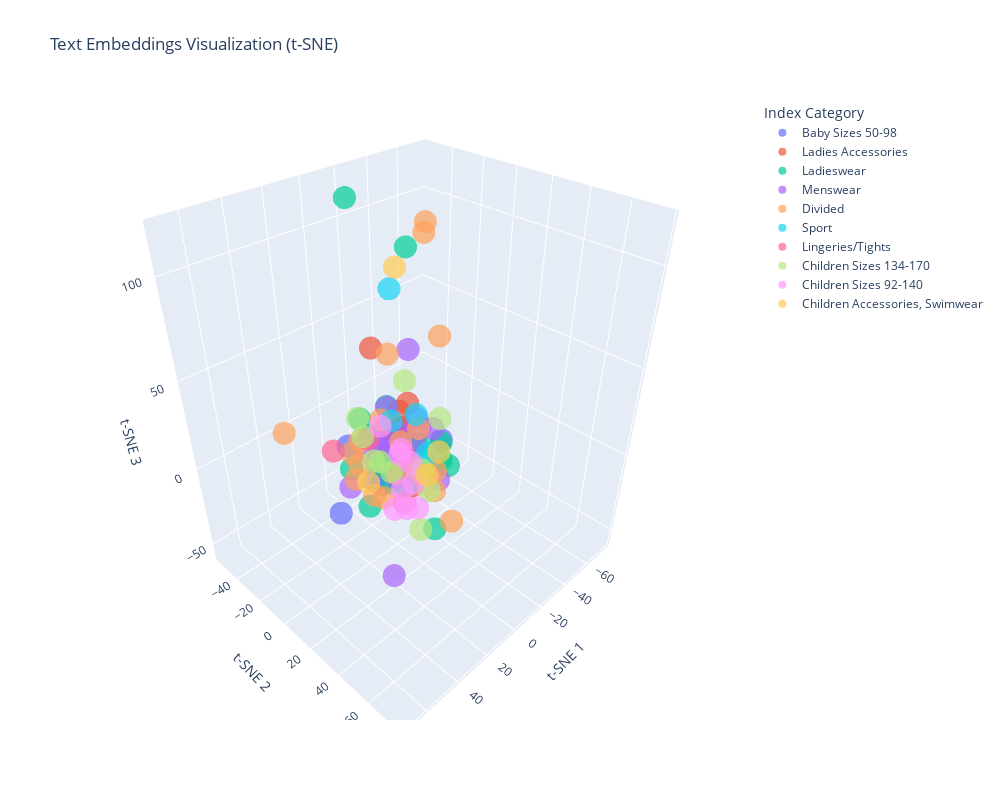

Notebook code for this chart:
### Code cell
# Flatten embeddings: (100, 90, 30522) -> (100, 90*30522)
flattened_embeddings = text_embeddings.reshape(len(text_embeddings), -1)

# Apply TSNE
tsne = TSNE(
    n_components=3,
    init="random",
    random_state=0,
    learning_rate="auto",
    n_iter=300,
)
Y = tsne.fit_transform(flattened_embeddings)

# Create visualization
fig = px.scatter_3d(
    x=Y[:, 0],
    y=Y[:, 1],
    z=Y[:, 2],
    color=df.index_name,
    hover_data=[df.prod_name, df.product_type_name],
    title="Text Embeddings Visualization (t-SNE)",
    labels={"color": "Index Category"},
    opacity=0.7,
)

# Improve layout
fig.update_layout(
    scene=dict(xaxis_title="t-SNE 1", yaxis_title="t-SNE 2", zaxis_title="t-SNE 3"),
    width=1000,
    height=800,
)

fig.show()

### Figure 1 — Plotly figure (JSON) as saved in the notebook; plotly's stock layout.template omitted (floating-point values rounded to 4 significant figures)
{"data": [{"customdata": [["BENNY swimpants", "Shorts"], ["Oprah set", "Garment Set"], ["TVP TORSTEN TROUSER", "Trousers"], ["Dress up Furry", "Bodysuit"], ["Denver hood", "Hoodie"], ["Ossian trousers 2-p", "Trousers"], ["SW Tennis shorts", "Swimwear bottom"], ["Seal basic", "Other shoe"]], "hovertemplate": "Index Category=Baby Sizes 50-98<br>x=%{x}<br>y=%{y}<br>z=%{z}<br>hover_data_0=%{customdata[0]}<br>hover_data_1=%{customdata[1]}<extra></extra>", "legendgroup": "Baby Sizes 50-98", "marker": {"color": "#636efa", "opacity": 0.7, "symbol": "circle"}, "mode": "markers", "name": "Baby Sizes 50-98", "scene": "scene", "showlegend": true, "type": "scatter3d", "x": [40.46, 3.986, 14.7, -4.133, 11.92, 12.91, -20.42, -2.35], "y": [5.295, -1.789, 4.855, -1.103, -22.34, -2.953, 10.98, -17.5], "z": [-8.749, 9.351, -7.354, 12.76, -0.4636, -10.61, 4.019, -17.06]}, {"customdata": [["9p rub pins", "Hair clip"], ["OL DONALD pump", "Pumps"], ["Speed Struk Stud", "Earring"], ["Maud Blanket", "Scarf"], ["OL CLEMENT PQ sandal", "Sandals"], ["2p Claw", "Hair clip"]], "hovertemplate": "Index Category=Ladies Accessories<br>x=%{x}<br>y=%{y}<br>z=%{z}<br>hover_data_0=%{customdata[0]}<br>hover_data_1=%{customdata[1]}<extra></extra>", "legendgroup": "Ladies Accessories", "marker": {"color": "#EF553B", "opacity": 0.7, "symbol": "circle"}, "mode": "markers", "name": "Ladies Accessories", "scene": "scene", "showlegend": true, "type": "scatter3d", "x": [-13.19, -18.28, -5.541, -3.854, -15.24, -19.15], "y": [-22.9, -17.1, -22.39, 7.579, -7.405, -15.46], "z": [-3.263, 8.379, 48.8, -17.77, 19.54, -1.618]}, {"customdata": [["Pearl / Gold earring", "Earring"], ["W Perth play suit EQ", "Jumpsuit/Playsuit"], ["Isabella shirt", "Shirt"], ["Martina dress", "Dress"], ["Davidson dress", "Dress"], ["sascha skirt", "Skirt"], ["VIOLET PILE HOOD TVP", "Hoodie"], ["Escalotor shirt", "Shirt"], ["Devon basic sweater", "Sweater"], ["Calista (1)", "Cardigan"], ["Kano Blouse", "Blouse"], ["SC LODOVICO Coat", "Coat"], ["Sunshine dress", "Dress"], ["HIPPIE HENLEY LS", "T-shirt"], ["H2 Canna top PI", "Blouse"], ["SC FLOAT trouser", "Trousers"], ["Merlin jumper", "Sweater"], ["CE Lunar top", "Top"], ["PQ BELLE SILK SKIRT", "Skirt"]], "hovertemplate": "Index Category=Ladieswear<br>x=%{x}<br>y=%{y}<br>z=%{z}<br>hover_data_0=%{customdata[0]}<br>hover_data_1=%{customdata[1]}<extra></extra>", "legendgroup": "Ladieswear", "marker": {"color": "#00cc96", "opacity": 0.7, "symbol": "circle"}, "mode": "markers", "name": "Ladieswear", "scene": "scene", "showlegend": true, "type": "scatter3d", "x": [21.85, -10.75, 11.97, 2.482, 5.673, -19.68, -0.876, 5.584, -60.56, -2.483, 3.153, -19.11, -5.515, 15.18, 2.29, -13.42, 4.969, -12.83, 50.34], "y": [4.109, 19.61, -4.922, 20.16, -3.829, -4.312, -4.275, 12.32, -54.6, -8.949, -22.74, 12.44, -35.54, -16.59, -7.931, -0.4467, 5.552, 22.98, 73.58], "z": [-17.26, 12.32, 15.57, 11.28, -1.879, -6.903, -21.26, -8.759, 73.62, 23.11, 11.58, -7.21, 118.4, -9.855, -10.44, 0.1825, 0.3188, -0.9246, 35.23]}, {"customdata": [["Forrest Parka", "Jacket"], ["DENIM Jayden western ls", "Shirt"], ["Robin 3pk Colourful W/B", "Underwear bottom"], ["BYRON STRUCTURE SWEATER", "Sweater"], ["Furio funnel neck", "Hoodie"], ["Aston color block hood", "Hoodie"], ["SEBASTIAN REGULAR ROLLNECK", "Sweater"], ["Merlin 12gg", "Sweater"], ["Sonny Pants.", "Trousers"], ["RONNY FANCY", "T-shirt"], ["CRISPY STRIPE", "Sweater"], ["Viscious knit", "Sweater"], ["Leo jumper", "Sweater"], ["Mandarine Coma", "Shirt"], ["Wool Scarf Akira", "Scarf"], ["Chris Cargo (1)", "Trousers"]], "hovertemplate": "Index Category=Menswear<br>x=%{x}<br>y=%{y}<br>z=%{z}<br>hover_data_0=%{customdata[0]}<br>hover_data_1=%{customdata[1]}<extra></extra>", "legendgroup": "Menswear", "marker": {"color": "#ab63fa", "opacity": 0.7, "symbol": "circle"}, "mode": "markers", "name": "Menswear", "scene": "scene", "showlegend": true, "type": "scatter3d", "x": [23.06, -7.257, 6.558, -18.92, -13.72, -19.31, 20.94, 3.494, -25.82, -3.409, -22.66, 1.635, -7.962, 2.795, -9.367, -9.196], "y": [-8.21, -13.05, 7.937, -10.6, 2.637, -5.011, 19.2, -17.86, 0.006539, 9.116, 7.766, -12.59, -3.289, 2.787, -16.21, -7.924], "z": [-11.95, -5.882, 12.5, 47.4, 10.4, 9.626, -54.87, -6.327, 2.42, 10.01, -25.2, 1.187, -10.42, -11.42, 15.75, 4.053]}, {"customdata": [["Astor shorts", "Shorts"], ["Zoo dress w", "Dress"], ["DIANA BRALETTE", "Blouse"], ["Dorset SPEED dress", "Dress"], ["Skinny R.W 29.99 Trash", "Trousers"], ["MARY BUTTON OL", "Top"], ["BENDELA LS", "T-shirt"], ["Roslin Wool Coat", "Coat"], ["EQ SANNA SKATE DRESS", "Dress"], ["Olivia off-shoulder tee", "T-shirt"], ["Aurora Off Shoulder Top", "Blouse"], ["Zabrina midi dress", "Dress"], ["Tuxedo LS", "Sweater"], ["RR 32 6 DRESS button through", "Dress"], ["Daisy earrings", "Earring"], ["LACY PLASTIC VISOR", "Cap/peaked"], ["CHARLIE A-LINE", "Skirt"], ["JOSEFINE SHIRT", "Shirt"], ["ANGELICA", "Shirt"], ["LOVE Corey tee", "T-shirt"]], "hovertemplate": "Index Category=Divided<br>x=%{x}<br>y=%{y}<br>z=%{z}<br>hover_data_0=%{customdata[0]}<br>hover_data_1=%{customdata[1]}<extra></extra>", "legendgroup": "Divided", "marker": {"color": "#FFA15A", "opacity": 0.7, "symbol": "circle"}, "mode": "markers", "name": "Divided", "scene": "scene", "showlegend": true, "type": "scatter3d", "x": [-9.831, 1.301, -2.594, -32.42, -2.359, 15.56, -29.13, 25.0, 24.43, 19.97, 11.49, -40.74, -9.744, 10.07, -8.694, -74.6, 47.95, 10.21, -17.26, -11.86], "y": [-10.13, 15.14, 24.04, -40.13, 12.93, -9.774, 12.19, -1.502, 10.93, -9.658, -13.36, -10.54, 17.12, 13.75, -20.59, -54.99, -22.33, 1.596, -0.8913, 7.025], "z": [-23.84, 1.354, 2.314, 26.54, 21.52, -2.953, -56.07, -1.64, -4.25, 6.751, 7.499, 45.92, -18.92, 20.8, 5.984, 77.46, 26.72, -20.9, -23.1, 117.5]}, {"customdata": [["SUPREME fancy tights", "Trousers"], ["Climate trekking pant", "Trousers"], ["IZZY loose tee (1)", "T-shirt"], ["Serpentine", "Sweater"]], "hovertemplate": "Index Category=Sport<br>x=%{x}<br>y=%{y}<br>z=%{z}<br>hover_data_0=%{customdata[0]}<br>hover_data_1=%{customdata[1]}<extra></extra>", "legendgroup": "Sport", "marker": {"color": "#19d3f3", "opacity": 0.7, "symbol": "circle"}, "mode": "markers", "name": "Sport", "scene": "scene", "showlegend": true, "type": "scatter3d", "x": [3.556, -3.484, -9.494, -9.72], "y": [0.7384, -6.39, 4.169, 11.99], "z": [22.59, 85.93, 21.59, 2.14]}, {"customdata": [["Miranda nursing SPORT bra", "Bra"], ["Cardamom Push Valencia", "Bra"], ["Birdie Jumpsuit (J)", "Pyjama jumpsuit/playsuit"], ["Cornelia Bandeau LP", "Bra"]], "hovertemplate": "Index Category=Lingeries/Tights<br>x=%{x}<br>y=%{y}<br>z=%{z}<br>hover_data_0=%{customdata[0]}<br>hover_data_1=%{customdata[1]}<extra></extra>", "legendgroup": "Lingeries/Tights", "marker": {"color": "#FF6692", "opacity": 0.7, "symbol": "circle"}, "mode": "markers", "name": "Lingeries/Tights", "scene": "scene", "showlegend": true, "type": "scatter3d", "x": [19.09, 0.08865, 22.82, -16.12], "y": [1.669, 5.591, -20.25, -11.99], "z": [20.97, -28.03, 3.642, -14.48]}, {"customdata": [["ES HENRY SHORTS", "Shorts"], ["SKINNY BASIC 89", "Trousers"], ["Milan top", "T-shirt"], ["Carolyn swettisdress", "Dress"], ["Masolo PJ", "Pyjama set"], ["PRIA", "T-shirt"], ["BRAX shorts", "Shorts"], ["FRIDA furry jkt", "Jacket"], ["JOLLY sweter", "Sweater"], ["Felix super stretch trs", "Trousers"]], "hovertemplate": "Index Category=Children Sizes 134-170<br>x=%{x}<br>y=%{y}<br>z=%{z}<br>hover_data_0=%{customdata[0]}<br>hover_data_1=%{customdata[1]}<extra></extra>", "legendgroup": "Children Sizes 134-170", "marker": {"color": "#B6E880", "opacity": 0.7, "symbol": "circle"}, "mode": "markers", "name": "Children Sizes 134-170", "scene": "scene", "showlegend": true, "type": "scatter3d", "x": [4.136, -20.74, 10.46, -13.46, -0.587, -12.59, 13.25, 18.33, 0.5308, 14.72], "y": [21.21, 9.364, -15.56, 4.958, 22.1, -6.747, 10.7, 8.401, -24.14, 0.02296], "z": [-33.08, 15.98, 19.43, -14.66, -9.834, 34.31, 3.098, 10.86, -1.634, 4.561]}, {"customdata": [["SB Austin Reverse Insulation", "Jacket"], ["ES LEXIE SHIRT", "Blouse"], ["Hilding romper", "Jumpsuit/Playsuit"], ["NEWRY 2-p", "Shorts"], ["ELLINOR NG", "Night gown"], ["Oslo shorts", "Shorts"], ["Frida L/S", "Top"], ["Lush Vest", "Outdoor Waistcoat"], ["Relax tap", "Trousers"]], "hovertemplate": "Index Category=Children Sizes 92-140<br>x=%{x}<br>y=%{y}<br>z=%{z}<br>hover_data_0=%{customdata[0]}<br>hover_data_1=%{customdata[1]}<extra></extra>", "legendgroup": "Children Sizes 92-140", "marker": {"color": "#FF97FF", "opacity": 0.7, "symbol": "circle"}, "mode": "markers", "name": "Children Sizes 92-140", "scene": "scene", "showlegend": true, "type": "scatter3d", "x": [15.3, 11.8, 11.45, 0.1506, 6.362, -4.699, 10.88, 70.65, -3.176], "y": [14.64, 16.33, 23.47, -10.92, 13.69, 5.137, 25.63, 76.89, 0.242], "z": [-16.65, -5.466, 3.08, 11.75, -22.64, -4.593, -11.57, 83.57, 1.65]}, {"customdata": [["Jason Piled BG", "Sneakers"], ["Johan waterproof SB", "Sneakers"], ["Sarah Low BG", "Sneakers"], ["SBC OWN", "Cap/peaked"]], "hovertemplate": "Index Category=Children Accessories, Swimwear<br>x=%{x}<br>y=%{y}<br>z=%{z}<br>hover_data_0=%{customdata[0]}<br>hover_data_1=%{customdata[1]}<extra></extra>", "legendgroup": "Children Accessories, Swimwear", "marker": {"color": "#FECB52", "opacity": 0.7, "symbol": "circle"}, "mode": "markers", "name": "Children Accessories, Swimwear", "scene": "scene", "showlegend": true, "type": "scatter3d", "x": [-4.856, -25.47, 8.103, -7.483], "y": [-4.137, 4.862, -12.37, 13.93], "z": [96.34, -9.854, -20.57, -9.153]}], "layout": {"height": 800, "legend": {"title": {"text": "Index Category"}, "tracegroupgap": 0}, "scene": {"domain": {"x": [0, 1], "y": [0, 1]}, "xaxis": {"title": {"text": "t-SNE 1"}}, "yaxis": {"title": {"text": "t-SNE 2"}}, "zaxis": {"title": {"text": "t-SNE 3"}}}, "title": {"text": "Text Embeddings Visualization (t-SNE)"}, "width": 1000}}
